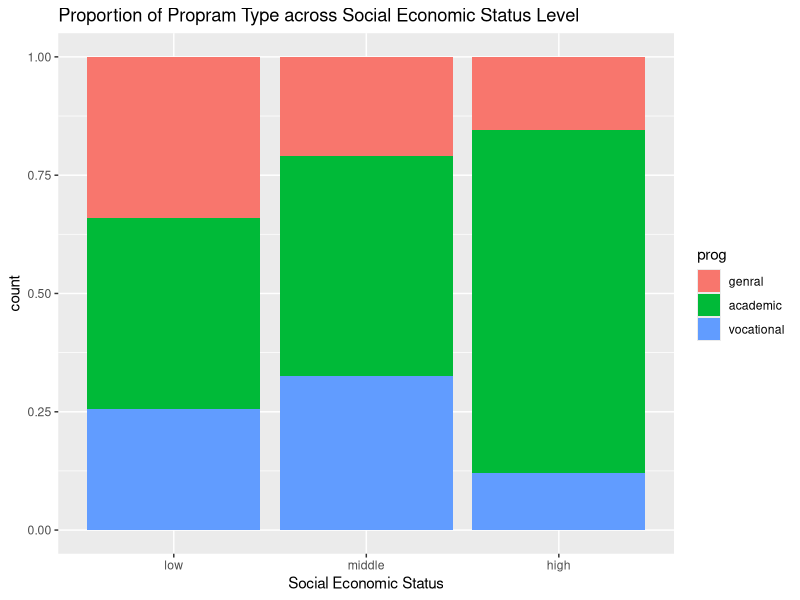

Generate this figure with R:
## ---- chunk 1

library(tidyverse)
library(ggplot2)

hsb2 <- read_csv("hsb2.csv")


hsb2$ses <- factor(hsb2$ses, labels = c("low", "middle", "high"))
hsb2$prog <- factor(hsb2$prog, labels = c("genral", "academic", "vocational"))
table(hsb2$ses, hsb2$prog)


prop.table(table(hsb2$ses, hsb2$prog), 1)


prop.table(table(hsb2$ses, hsb2$prog), 2)

ggplot(hsb2, aes(x = ses, fill = prog)) +
  geom_bar(position = "fill") +
  labs(title = "Proportion of Propram Type across Social Economic Status Level",
       x = "Social Economic Status",
       Y = "Proportion")

chisq.test(hsb2$ses,hsb2$prog)




